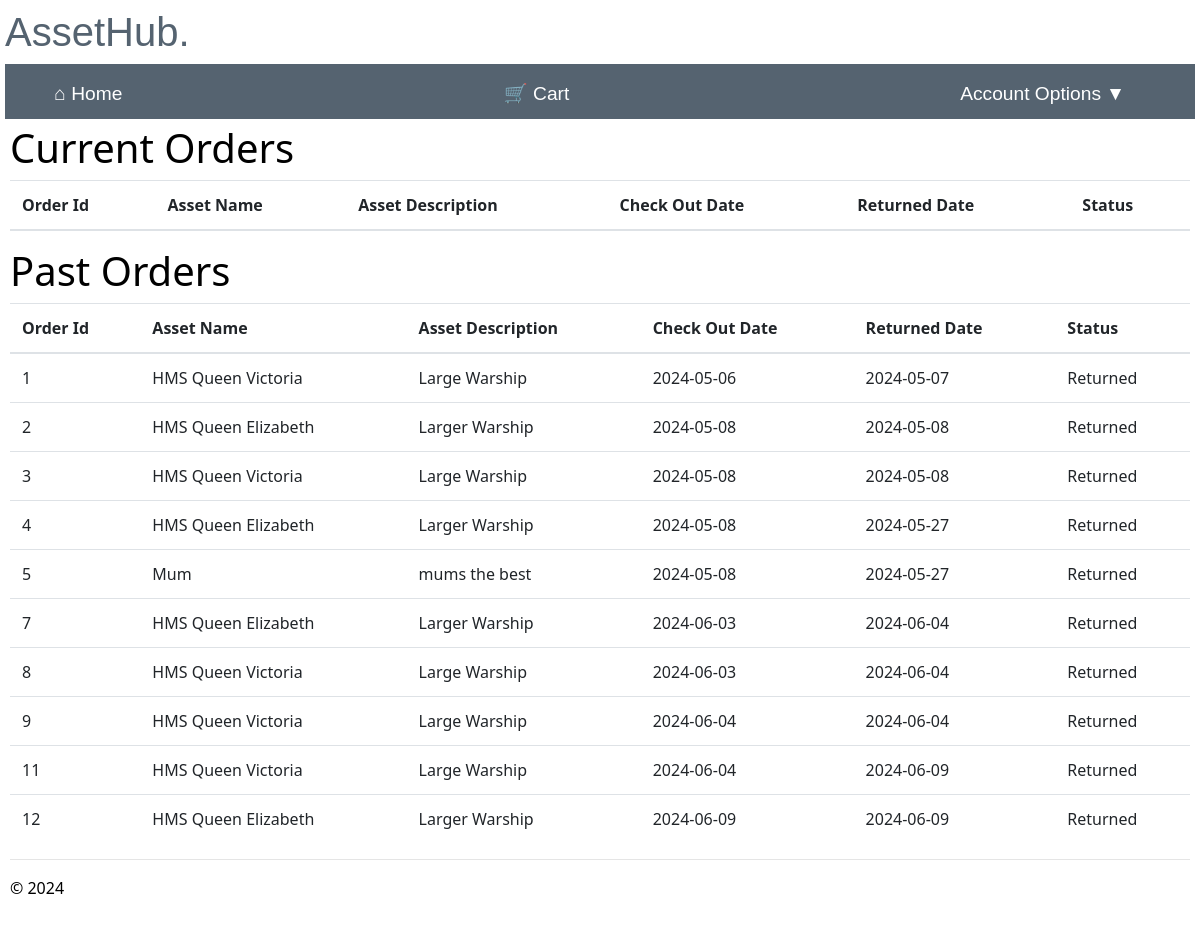
Page /order_history (signed in) on the committed database.
### app/models/models.py (models this page shows)
class Order(db.Model):
    __tablename__ = 'order'
    order_id = db.Column(db.Integer, primary_key=True, nullable=False)
    username = db.Column(db.Integer, db.ForeignKey('user.username'), nullable=False)#needs to be string
    asset_id = db.Column(db.String(100), db.ForeignKey('assets.asset_id'), nullable=False)
    branch_id = db.Column(db.Integer, db.ForeignKey('branch.branch_id'), nullable=False)
    check_out_date = db.Column(db.Date,nullable=False)
    return_date = db.Column(db.Date,nullable=True)
    status = db.Column(db.String(20),nullable= False, default='New Order')
    user = relationship('User', backref='order')
    asset = relationship('Assets', backref='order')
    branch = relationship('Branch', backref='order')

class Assets(db.Model):
    __tablename__ = 'assets'
    asset_id = db.Column(db.Integer, primary_key=True, nullable=False)
    asset_name = db.Column(db.String(100), nullable=True)#change to not null
    asset_description = db.Column(db.String(225), nullable=True)
    keyword = db.Column(db.String(50), nullable=False)
    available = db.Column(db.String(50), nullable=False, default='Y')

### app/main/routes.py (the view)
@bp.route("/order_history")
@login_required
def order_history():
    try:
        current_order_history = Order.query.filter(Order.username == current_user.username, Order.status != 'Returned').all()
        past_order_history = Order.query.filter(Order.username == current_user.username,Order.status == 'Returned').all()
        current_app.logger.info('Username: %s viewed their order history', current_user.username)
        order_history = current_order_history + past_order_history
        asset_names, asset_description, _ = get_asset_details(order_history)
        return render_template('order_history.html', current_order_history=current_order_history, asset_names=asset_names,asset_description=asset_description, past_order_history=past_order_history)
    except Exception as e:
        flash("An error occurred retrieving orders.")
        current_app.logger.warning('Username: %s had a problem viewing their order history', current_user.username)
    return redirect(url_for("main.home"))

### app/main/routes.py (called while the page is built)
@bp.context_processor
def inject_cart_count():
    if current_user.is_authenticated:
        cart_count = Cart.query.filter_by(username=current_user.username).count()
    else:
        cart_count = 0
    return dict(cart_count=cart_count)

### app/manager/routes.py (called while the page is built)
def get_asset_details(item_deatils):
    asset_names = {}
    asset_description = {}
    branch_names = {}
    for item in item_deatils:
        asset = Assets.query.filter_by(asset_id=item.asset_id).first()
        branch = Branch.query.filter_by(branch_id=item.branch_id).first()
        if asset:
            asset_names[item.asset_id] = asset.asset_name
            asset_description[item.asset_id] = asset.asset_description
        if branch:
            branch_names[item.branch_id] = branch.branch_name
    return asset_names, asset_description, branch_names

### app/user/routes.py (called while the page is built)
@bp.before_app_request
def make_session_permanent():
    session.permanent = True
    current_app.permanent_session_lifetime = timedelta(seconds=60)

### app/main/templates/order_history.html (shortened to what this page needs)
{% extends "layout.html" %}
{% block content %}
<h1>Current Orders</h1>
<table class="table table-hover">
    <thead class="active tables">
      <th>Order Id</th>
      <th>Asset Name</th>
      <th>Asset Description</th>
      <th>Check Out Date</th>
      <th>Returned Date</th>
      <th>Status</th>
    </thead>
  </table>
  <h1>Past Orders</h1>
  <table class="table table-hover">
    <thead class="past tables">
      <th>Order Id</th>
      <th>Asset Name</th>
      <th>Asset Description</th>
      <th>Check Out Date</th>
      <th>Returned Date</th>
      <th>Status</th>
    </thead>
    <tbody>
      {% for past_order_history in past_order_history %}
      <tr>
            <td>{{ past_order_history.order_id }}</td>
            <td>{{ asset_names[past_order_history.asset_id] }}</td>
            <td>{{ asset_description[past_order_history.asset_id ] }}</td>
            <td>{{ past_order_history.check_out_date }}</td>
            <td>{{ past_order_history.return_date }}</td>
            <td>{{ past_order_history.status }}</td>
      </tr>
      {% endfor %}
    </tbody>
  </table>
{% endblock %}

### app/main/templates/layout.html (style rules this page uses)
body { padding: 8px 5px 8px 5px; }

### rows in the picture
Order: order_id "1", check_out_date "2024-05-06", return_date "2024-05-07", status "Returned"
Assets: asset_name "HMS Queen Victoria", asset_description "Large Warship"
Order: order_id "2", check_out_date "2024-05-08", return_date "2024-05-08", status "Returned"
Assets: asset_name "HMS Queen Elizabeth", asset_description "Larger Warship"
Order: order_id "3", check_out_date "2024-05-08", return_date "2024-05-08", status "Returned"
Order: order_id "4", check_out_date "2024-05-08", return_date "2024-05-27", status "Returned"
Order: order_id "5", check_out_date "2024-05-08", return_date "2024-05-27", status "Returned"
Assets: asset_name "Mum", asset_description "mums the best"
Order: order_id "7", check_out_date "2024-06-03", return_date "2024-06-04", status "Returned"
Order: order_id "8", check_out_date "2024-06-03", return_date "2024-06-04", status "Returned"
Order: order_id "9", check_out_date "2024-06-04", return_date "2024-06-04", status "Returned"
Order: order_id "11", check_out_date "2024-06-04", return_date "2024-06-09", status "Returned"
Order: order_id "12", check_out_date "2024-06-09", return_date "2024-06-09", status "Returned"
